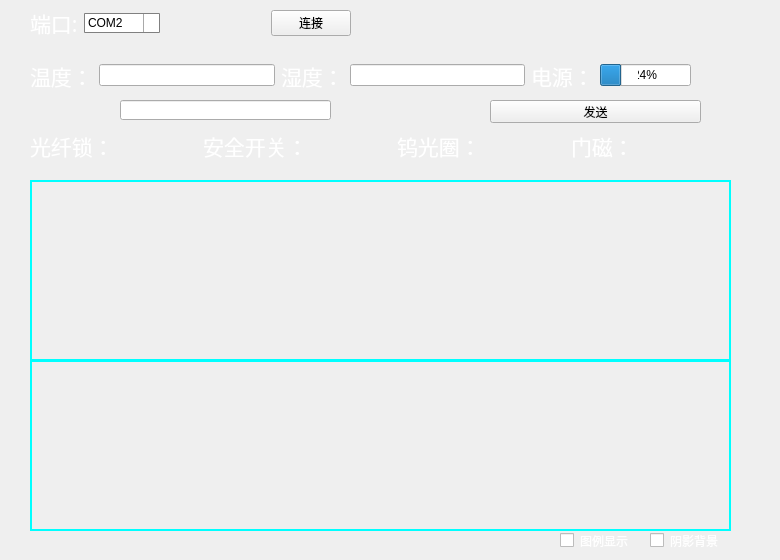
    <widget class="QWidget" name="page">
     <widget class="QFrame" name="frame">
      <property name="geometry">
       <rect>
        <x>10</x>
        <y>0</y>
        <width>761</width>
        <height>551</height>
       </rect>
      </property>
      <property name="styleSheet">
       <string notr="true">QFrame, QToolTip {
    border: 0px solid silver gray;
    border-radius: 0px;
    padding: 0px;    
}</string>
      </property>
      <property name="frameShape">
       <enum>QFrame::StyledPanel</enum>
      </property>
      <property name="frameShadow">
       <enum>QFrame::Raised</enum>
      </property>
      <widget class="QWidget" name="formLayoutWidget">
       <property name="geometry">
        <rect>
         <x>20</x>
         <y>10</y>
         <width>321</width>
         <height>26</height>
        </rect>
       </property>
       <layout class="QHBoxLayout" name="horizontalLayout_2">
        <item>
         <widget class="QLabel" name="label_17">
          <property name="font">
           <font>
            <family>新宋体</family>
            <pointsize>16</pointsize>
           </font>
          </property>
          <property name="styleSheet">
           <string notr="true">border-radius: 0px;
color: rgb(255, 255, 255);</string>
          </property>
          <property name="text">
           <string>端口:</string>
          </property>
         </widget>
        </item>
        <item>
         <widget class="QComboBox" name="comboBox">
          <property name="styleSheet">
           <string notr="true">QComboBox {
    border: 1px solid gray;
    border-radius: 1px;
    padding: 1px 18px 1px 3px;
    min-width: 6em;
}

QComboBox:editable {
    background: blue;
}

QComboBox:!editable, QComboBox::drop-down:editable {
     background: qlineargradient(x1: 0, y1: 0, x2: 0, y2: 1,
                                 stop: 0 #E1E1E1, stop: 0.4 #DDDDDD,
                                 stop: 0.5 #D8D8D8, stop: 1.0 #D3D3D3);
}

/* QComboBox gets the &quot;on&quot; state when the popup is open */
QComboBox:!editable:on, QComboBox::drop-down:editable:on {
    background: qlineargradient(x1: 0, y1: 0, x2: 0, y2: 1,
                                stop: 0 #D3D3D3, stop: 0.4 #D8D8D8,
                                stop: 0.5 #DDDDDD, stop: 1.0 #E1E1E1);
}

QComboBox:on { /* shift the text when the popup opens */
    padding-top: 3px;
    padding-left: 4px;
}

QComboBox::drop-down {
    subcontrol-origin: padding;
    subcontrol-position: top right;
    width: 15px;

    border-left-width: 1px;
    border-left-color: darkgray;
    border-left-style: solid; /* just a single line */
    border-top-right-radius: 3px; /* same radius as the QComboBox */
    border-bottom-right-radius: 3px;
}

QComboBox::down-arrow {
    image: url(/usr/share/icons/crystalsvg/16x16/actions/1downarrow.png);
}

QComboBox::down-arrow:on { /* shift the arrow when popup is open */
    top: 1px;
    left: 1px;
}</string>
          </property>
          <item>
           <property name="text">
            <string>COM2</string>
           </property>
          </item>
          <item>
           <property name="text">
            <string>COM4</string>
           </property>
          </item>
         </widget>
        </item>
        <item>
         <spacer name="horizontalSpacer_4">
          <property name="orientation">
           <enum>Qt::Horizontal</enum>
          </property>
          <property name="sizeHint" stdset="0">
           <size>
            <width>40</width>
            <height>20</height>
           </size>
          </property>
         </spacer>
        </item>
        <item>
         <widget class="QPushButton" name="linkBtn">
          <property name="text">
           <string>连接</string>
          </property>
         </widget>
        </item>
       </layout>
      </widget>
      <widget class="QLineEdit" name="sendlineEdit">
       <property name="geometry">
        <rect>
         <x>110</x>
         <y>100</y>
         <width>211</width>
         <height>20</height>
        </rect>
       </property>
      </widget>
      <widget class="QCustomPlot" name="plot2" native="true">
       <property name="geometry">
        <rect>
         <x>20</x>
         <y>360</y>
         <width>701</width>
         <height>171</height>
        </rect>
       </property>
       <property name="styleSheet">
        <string notr="true">    border: 2px solid cyan;
 </string>
       </property>
       <zorder>checkBox</zorder>
      </widget>
      <widget class="QPushButton" name="sendpushButton">
       <property name="geometry">
        <rect>
         <x>480</x>
         <y>100</y>
         <width>211</width>
         <height>23</height>
        </rect>
       </property>
       <property name="text">
        <string>发送</string>
       </property>
      </widget>
      <widget class="QWidget" name="horizontalLayoutWidget_4">
       <property name="geometry">
        <rect>
         <x>20</x>
         <y>60</y>
         <width>661</width>
         <height>31</height>
        </rect>
       </property>
       <layout class="QHBoxLayout" name="horizontalLayout_3">
        <item>
         <widget class="QLabel" name="label_22">
          <property name="font">
           <font>
            <family>新宋体</family>
            <pointsize>16</pointsize>
           </font>
          </property>
          <property name="styleSheet">
           <string notr="true">border-radius: 0px;
color: rgb(255, 255, 255);</string>
          </property>
          <property name="text">
           <string>温度：</string>
          </property>
         </widget>
        </item>
        <item>
         <widget class="QLineEdit" name="lineEditB"/>
        </item>
        <item>
         <widget class="QLabel" name="label_19">
          <property name="font">
           <font>
            <family>新宋体</family>
            <pointsize>16</pointsize>
           </font>
          </property>
          <property name="styleSheet">
           <string notr="true">border-radius: 0px;
color: rgb(255, 255, 255);</string>
          </property>
          <property name="text">
           <string>湿度：</string>
          </property>
         </widget>
        </item>
        <item>
         <widget class="QLineEdit" name="lineEditA"/>
        </item>
        <item>
         <widget class="QLabel" name="label_16">
          <property name="font">
           <font>
            <family>新宋体</family>
            <pointsize>16</pointsize>
           </font>
          </property>
          <property name="styleSheet">
           <string notr="true">border-radius: 0px;
color: rgb(255, 255, 255);</string>
          </property>
          <property name="text">
           <string>电源：</string>
          </property>
         </widget>
        </item>
        <item>
         <widget class="QProgressBar" name="progressBarA">
          <property name="sizePolicy">
           <sizepolicy hsizetype="Fixed" vsizetype="Fixed">
            <horstretch>0</horstretch>
            <verstretch>0</verstretch>
           </sizepolicy>
          </property>
          <property name="styleSheet">
           <string notr="true">QProgressBar {
    text-align: center;
}</string>
          </property>
          <property name="value">
           <number>24</number>
          </property>
         </widget>
        </item>
       </layout>
      </widget>
      <widget class="QCustomPlot" name="plot1" native="true">
       <property name="geometry">
        <rect>
         <x>20</x>
         <y>180</y>
         <width>701</width>
         <height>181</height>
        </rect>
       </property>
       <property name="styleSheet">
        <string notr="true">    border: 2px solid cyan;
 </string>
       </property>
      </widget>
      <widget class="QCheckBox" name="checkBox">
       <property name="geometry">
        <rect>
         <x>640</x>
         <y>530</y>
         <width>81</width>
         <height>21</height>
        </rect>
       </property>
       <property name="styleSheet">
        <string notr="true">border-radius: 0px;
color: rgb(255, 255, 255);</string>
       </property>
       <property name="text">
        <string>阴影背景</string>
       </property>
      </widget>
      <widget class="QWidget" name="horizontalLayoutWidget_5">
       <property name="geometry">
        <rect>
         <x>20</x>
         <y>130</y>
         <width>701</width>
         <height>31</height>
        </rect>
       </property>
       <layout class="QHBoxLayout" name="horizontalLayout_4">
        <item>
         <widget class="QLabel" name="label_27">
          <property name="font">
           <font>
            <family>楷体</family>
            <pointsize>16</pointsize>
           </font>
          </property>
          <property name="styleSheet">
           <string notr="true">color: rgb(255, 255, 255);</string>
          </property>
          <property name="text">
           <string>光纤锁：</string>
          </property>
         </widget>
        </item>
        <item>
         <widget class="QLabel" name="gqs">
          <property name="styleSheet">
           <string notr="true">image: url(:/sysButton/img/sysButton/lock.png);
border-radius: 0px;</string>
          </property>
          <property name="text">
           <string/>
          </property>
         </widget>
        </item>
        <item>
         <widget class="QLabel" name="label_23">
          <property name="font">
           <font>
            <family>楷体</family>
            <pointsize>16</pointsize>
           </font>
          </property>
          <property name="styleSheet">
           <string notr="true">color: rgb(255, 255, 255);</string>
          </property>
          <property name="text">
           <string>安全开关：</string>
          </property>
         </widget>
        </item>
        <item>
         <widget class="QLabel" name="safeswitch">
          <property name="styleSheet">
           <string notr="true">image: url(:/sysButton/img/sysButton/lock.png);
border-radius: 0px;</string>
          </property>
          <property name="text">
           <string/>
          </property>
         </widget>
        </item>
        <item>
         <widget class="QLabel" name="label_24">
          <property name="font">
           <font>
            <family>楷体</family>
            <pointsize>16</pointsize>
           </font>
          </property>
          <property name="styleSheet">
           <string notr="true">color: rgb(255, 255, 255);</string>
          </property>
          <property name="text">
           <string>钨光圈：</string>
          </property>
         </widget>
        </item>
        <item>
         <widget class="QLabel" name="wgq">
          <property name="styleSheet">
           <string notr="true">image: url(:/sysButton/img/sysButton/lock.png);
border-radius: 0px;</string>
          </property>
          <property name="text">
           <string/>
          </property>
         </widget>
        </item>
        <item>
         <widget class="QLabel" name="label_21">
          <property name="font">
           <font>
            <family>楷体</family>
            <pointsize>16</pointsize>
           </font>
          </property>
          <property name="styleSheet">
           <string notr="true">color: rgb(255, 255, 255);</string>
          </property>
          <property name="text">
           <string>门磁：</string>
          </property>
         </widget>
        </item>
        <item>
         <widget class="QLabel" name="door">
          <property name="styleSheet">
           <string notr="true">image: url(:/sysButton/img/sysButton/lock.png);
border-radius: 0px;</string>
          </property>
          <property name="text">
           <string/>
          </property>
         </widget>
        </item>
       </layout>
      </widget>
      <widget class="QCheckBox" name="ckText">
       <property name="geometry">
        <rect>
         <x>550</x>
         <y>530</y>
         <width>81</width>
         <height>21</height>
        </rect>
       </property>
       <property name="styleSheet">
        <string notr="true">border-radius: 0px;
color: rgb(255, 255, 255);</string>
       </property>
       <property name="text">
        <string>图例显示</string>
       </property>
      </widget>
     </widget>
    </widget>
